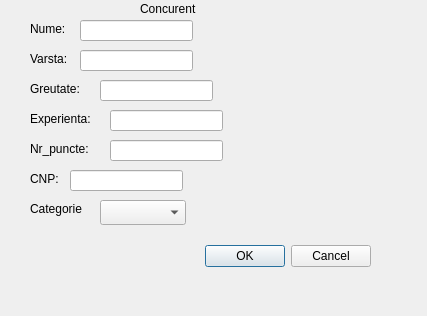
<?xml version="1.0" encoding="UTF-8"?>
<ui version="4.0">
 <class>adaugaConcurentDialog</class>
 <widget class="QDialog" name="adaugaConcurentDialog">
  <property name="geometry">
   <rect>
    <x>0</x>
    <y>0</y>
    <width>427</width>
    <height>316</height>
   </rect>
  </property>
  <property name="windowTitle">
   <string>Dialog</string>
  </property>
  <widget class="QDialogButtonBox" name="buttonBox">
   <property name="geometry">
    <rect>
     <x>30</x>
     <y>240</y>
     <width>341</width>
     <height>32</height>
    </rect>
   </property>
   <property name="orientation">
    <enum>Qt::Horizontal</enum>
   </property>
   <property name="standardButtons">
    <set>QDialogButtonBox::Cancel|QDialogButtonBox::Ok</set>
   </property>
  </widget>
  <widget class="QLabel" name="lNume">
   <property name="geometry">
    <rect>
     <x>30</x>
     <y>20</y>
     <width>67</width>
     <height>17</height>
    </rect>
   </property>
   <property name="text">
    <string>Nume:</string>
   </property>
  </widget>
  <widget class="QLabel" name="lVarsta">
   <property name="geometry">
    <rect>
     <x>30</x>
     <y>50</y>
     <width>67</width>
     <height>17</height>
    </rect>
   </property>
   <property name="text">
    <string>Varsta:</string>
   </property>
  </widget>
  <widget class="QLabel" name="lGreutate">
   <property name="geometry">
    <rect>
     <x>30</x>
     <y>80</y>
     <width>67</width>
     <height>17</height>
    </rect>
   </property>
   <property name="text">
    <string>Greutate:</string>
   </property>
  </widget>
  <widget class="QLabel" name="lExeperienta">
   <property name="geometry">
    <rect>
     <x>30</x>
     <y>110</y>
     <width>81</width>
     <height>17</height>
    </rect>
   </property>
   <property name="text">
    <string>Experienta:</string>
   </property>
  </widget>
  <widget class="QLabel" name="lNr_puncte">
   <property name="geometry">
    <rect>
     <x>30</x>
     <y>140</y>
     <width>81</width>
     <height>17</height>
    </rect>
   </property>
   <property name="text">
    <string>Nr_puncte:</string>
   </property>
  </widget>
  <widget class="QLabel" name="lCNP">
   <property name="geometry">
    <rect>
     <x>30</x>
     <y>170</y>
     <width>67</width>
     <height>17</height>
    </rect>
   </property>
   <property name="text">
    <string>CNP:</string>
   </property>
  </widget>
  <widget class="QLineEdit" name="lineNume">
   <property name="geometry">
    <rect>
     <x>80</x>
     <y>20</y>
     <width>113</width>
     <height>21</height>
    </rect>
   </property>
  </widget>
  <widget class="QLineEdit" name="lineVarsta">
   <property name="geometry">
    <rect>
     <x>80</x>
     <y>50</y>
     <width>113</width>
     <height>21</height>
    </rect>
   </property>
  </widget>
  <widget class="QLineEdit" name="lineGreutate">
   <property name="geometry">
    <rect>
     <x>100</x>
     <y>80</y>
     <width>113</width>
     <height>21</height>
    </rect>
   </property>
  </widget>
  <widget class="QLineEdit" name="lineExperienta">
   <property name="geometry">
    <rect>
     <x>110</x>
     <y>110</y>
     <width>113</width>
     <height>21</height>
    </rect>
   </property>
  </widget>
  <widget class="QLineEdit" name="lineNr_puncte">
   <property name="geometry">
    <rect>
     <x>110</x>
     <y>140</y>
     <width>113</width>
     <height>21</height>
    </rect>
   </property>
  </widget>
  <widget class="QLineEdit" name="lineCNP">
   <property name="geometry">
    <rect>
     <x>70</x>
     <y>170</y>
     <width>113</width>
     <height>21</height>
    </rect>
   </property>
  </widget>
  <widget class="QLabel" name="label">
   <property name="geometry">
    <rect>
     <x>140</x>
     <y>0</y>
     <width>81</width>
     <height>17</height>
    </rect>
   </property>
   <property name="text">
    <string>Concurent</string>
   </property>
  </widget>
  <widget class="QLabel" name="label_2">
   <property name="geometry">
    <rect>
     <x>30</x>
     <y>200</y>
     <width>67</width>
     <height>17</height>
    </rect>
   </property>
   <property name="text">
    <string>Categorie</string>
   </property>
  </widget>
  <widget class="QComboBox" name="comboCategorie">
   <property name="geometry">
    <rect>
     <x>100</x>
     <y>200</y>
     <width>86</width>
     <height>25</height>
    </rect>
   </property>
  </widget>
 </widget>
 <resources/>
 <connections>
  <connection>
   <sender>buttonBox</sender>
   <signal>accepted()</signal>
   <receiver>adaugaConcurentDialog</receiver>
   <slot>accept()</slot>
   <hints>
    <hint type="sourcelabel">
     <x>248</x>
     <y>254</y>
    </hint>
    <hint type="destinationlabel">
     <x>157</x>
     <y>274</y>
    </hint>
   </hints>
  </connection>
  <connection>
   <sender>buttonBox</sender>
   <signal>rejected()</signal>
   <receiver>adaugaConcurentDialog</receiver>
   <slot>reject()</slot>
   <hints>
    <hint type="sourcelabel">
     <x>316</x>
     <y>260</y>
    </hint>
    <hint type="destinationlabel">
     <x>286</x>
     <y>274</y>
    </hint>
   </hints>
  </connection>
 </connections>
</ui>
